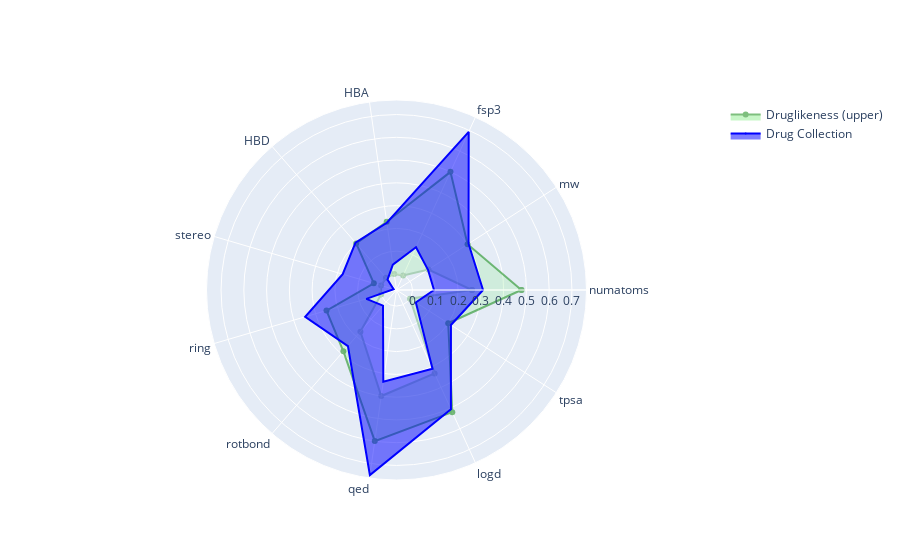

Notebook source saved alongside this figure:
### Code cell
val_max = []
val_min = []

for i in range(0,len(val)-1):
    j = val[i]+drugs_std[i]/scale[i]
    val_max.append(j)
    j = val[i]-drugs_std[i]/scale[i]
    val_min.append(j)
    
val_min.append(val_min[0])
val_max.append(val_max[0])
    
print(val_min)
print(val_max)
    
fig2 = go.Figure()

fig2.add_trace(go.Scatterpolar(
    name = 'Druglikeness (lower)', showlegend=False,
  r=dl_min,
  theta=ax,
    opacity =.25,
    #fillcolor = 'white',
    line = dict(color = 'green')
  #fill='none'
))

fig2.add_trace(go.Scatterpolar(name = 'Druglikeness (upper)',
  r=dl_max,
  theta=ax,
    line = dict(color = 'green'),
    opacity = .5,
    fillcolor = 'lightgreen',
  fill='tonext'
))


fig2.add_trace(go.Scatterpolar(name = 'Drug Collection', showlegend=False,
  r=val_min,
  theta=ax,
    line = dict(width = 2, color = 'blue'),
    #marker = dict(size=val_width, color = 'blue', symbol = 'circle', gradient = dict(type = 'radial',color = 'lightblue'))
    marker = dict(size = 1)
    
  #fill='toself'
))


fig2.add_trace(go.Scatterpolar(name = 'Drug Collection',
  r=val_max,
  theta=ax,
    line = dict(width = 2, color = 'blue'),
    #marker = dict(size=val_width, color = 'blue', symbol = 'circle', gradient = dict(type = 'radial',color = 'lightblue'))
    marker = dict(size = 1),
  fill='tonext'
))

fig2.update_layout(
  polar=dict(
    radialaxis=dict(
      visible=True
    ),
  ),
  showlegend=True
)

fig2.show()

### Figure 1 — Plotly figure (JSON) as saved in the notebook; plotly's stock layout.template omitted (floating-point values rounded to 4 significant figures)
{"data": [{"line": {"color": "green"}, "name": "Druglikeness (lower)", "opacity": 0.25, "r": [0.2609, 0.09618, 0, 0, 0, 0, 0, 0.1714, 0.4, 0.3325, 0, 0.2609], "showlegend": false, "theta": ["numatoms", "mw", "fsp3", "HBA", "HBD", "stereo", "ring", "rotbond", "qed", "logd", "tpsa", "numatoms"], "type": "scatterpolar"}, {"fill": "tonext", "fillcolor": "lightgreen", "line": {"color": "green"}, "name": "Druglikeness (upper)", "opacity": 0.5, "r": [0.4783, 0.3006, 0.5, 0.2326, 0.2, 0.03333, 0.25, 0.2857, 0.6, 0.5195, 0.1994, 0.4783], "theta": ["numatoms", "mw", "fsp3", "HBA", "HBD", "stereo", "ring", "rotbond", "qed", "logd", "tpsa", "numatoms"], "type": "scatterpolar"}, {"line": {"color": "blue", "width": 2}, "marker": {"size": 1}, "name": "Drug Collection", "r": [0.09414, 0.0939, 0.1357, 0.0421, -0.01013, -0.05736, 0.06753, 0.02006, 0.3368, 0.3098, 0.03046, 0.09414], "showlegend": false, "theta": ["numatoms", "mw", "fsp3", "HBA", "HBD", "stereo", "ring", "rotbond", "qed", "logd", "tpsa", "numatoms"], "type": "scatterpolar"}, {"fill": "tonext", "line": {"color": "blue", "width": 2}, "marker": {"size": 1}, "name": "Drug Collection", "r": [0.3095, 0.3056, 0.6928, 0.2278, 0.2046, 0.1757, 0.3475, 0.2552, 0.7508, 0.5049, 0.2137, 0.3095], "theta": ["numatoms", "mw", "fsp3", "HBA", "HBD", "stereo", "ring", "rotbond", "qed", "logd", "tpsa", "numatoms"], "type": "scatterpolar"}], "layout": {"polar": {"radialaxis": {"visible": true}}, "showlegend": true}}
